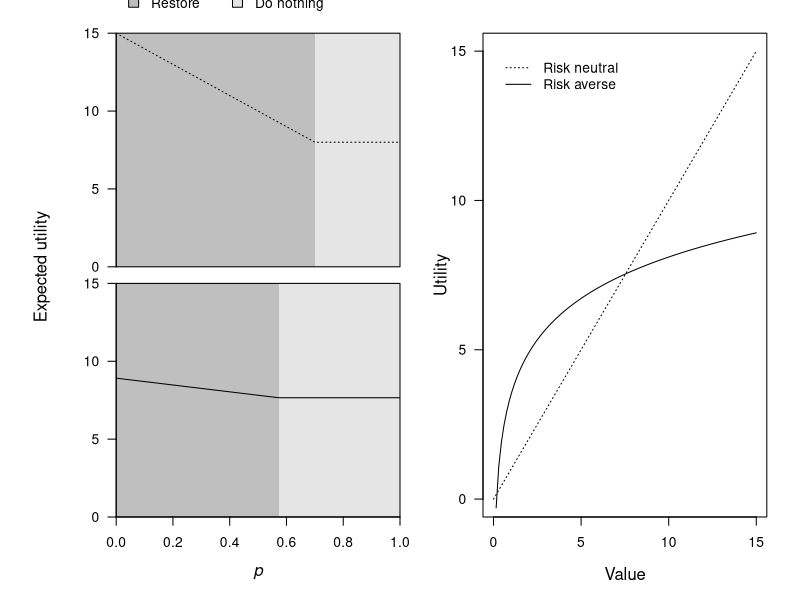
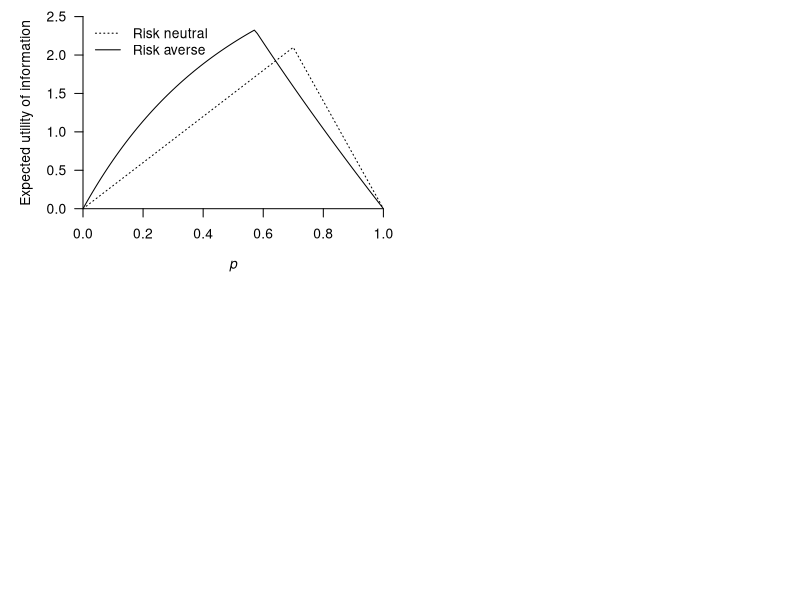

Generate these figures, in order, with R:
## ---- chunk 1
knitr::opts_chunk$set(
  cache = TRUE, echo = FALSE, message = FALSE, warning = FALSE, results = "hide"
)
## ---- chunk 2
n  = 10
n1 = 8 
b = matrix(c(n1, 5, n1, 15), 2)
## ---- chunk 3
f = function(p) {
  b[1, 1] * p + b[1, 2] * (1 - p) - b[2, 1] * p + b[2, 2] * (p - 1)
}
p_crit = uniroot(f, 0:1)$root
## ---- chunk 4
#u = function(x) ifelse(x < n1, x, n1 + (x - n1) / 2)
u = function(x) 3.5 + 2 * log(x)

ev = function (p) {
  leave   = b[1, 1] * p +  b[1, 2] * (1 - p)
  restore = b[2, 1] * p +  b[2, 2] * (1 - p)
  pmax(leave, restore)
}

ev_ra = function (p) {
  b = u(b)
  leave   = b[1, 1] * p +  b[1, 2] * (1 - p)
  restore = b[2, 1] * p +  b[2, 2] * (1 - p)
  pmax(leave, restore)
}

p_crit2 = (u(n1) - u(b[2, 2])) / (u(b[2, 1]) - u(b[2, 2]))

local({
  par(mar = c(0, 1, 0, 1), oma = c(5, 3, 1, 1))
  layout(matrix(c(1, 2, 3, 3), 2))

  par(mar = c(0, 4, 1, 1))
  plot.new()
  plot.window(xlim = 0:1, ylim = c(0, 15), yaxs = "i", xaxs = "i")
  polygon(c(0, 0,  p_crit,  p_crit), c(0, 15, 15, 0), col = "grey75", border = NA)
  polygon(c( p_crit,  p_crit, 1, 1), c(0, 15, 15, 0), col = "grey90", border = NA)
  curve(ev, 0, 1, add = TRUE, lty = 3)
  axis(2, seq(0, 15, 5), las = 1)
  legend(0, 18, legend = c("Restore", "Do nothing"),
         fill = c("grey75", "grey90"), bty = "n", xpd = NA, horiz = TRUE)
  box()

  plot.new()
  plot.window(xlim = 0:1, ylim = c(0, 15), yaxs = "i", xaxs = "i")
  polygon(c(0, 0, p_crit2, p_crit2), c(0, 15, 15, 0), col = "grey75", border = NA)
  polygon(c(p_crit2, p_crit2, 1, 1), c(0, 15, 15, 0), col = "grey90", border = NA)
  curve(ev_ra, 0, 1, add = TRUE)
  axis(2, seq(0, 15, 5), las = 1)
  mtext("Expected utility", 2, 0, outer = TRUE, xpd = NA)
  axis(1)
  mtext(expression(italic(p)), 1, 3)
  box()

  curve(I, 0, 15, las = 1, lty = 3, xlab = "", ylab = "")
  curve(u, add = TRUE)
  legend(0, 15, c("Risk neutral", "Risk averse"), lty = c(3, 1), bty = "n")
  mtext("Value", 1, 3)
  mtext("Utility", 2, 2)
})
## ---- chunk 5
evpi = function (p) {
  b  = matrix(c(8, 5, 8, 15), 2)
  leave   = b[1, 1] * p +  b[1, 2] * (1 - p)
  restore = b[2, 1] * p +  b[2, 2] * (1 - p)
  evwoi   = pmax(leave, restore)

  evwpi   = b[1, 1] * p + b[2, 2] * (1 - p)
  evwpi - evwoi
}

eupi = function(p) {
 sapply(p,
   function(p) {
     if (p <= (u(8) - u(15)) / (u(5) - u(15))) {
       f = function(x) {
           (p * u(8 - x) + (1 - p) * u(15 - x)) -
           (p * u(5) + (1 - p) * u(15))
       }
     } else {
       f = function(x) {
           (p * u(8 - x) + (1 - p) * u(15 - x)) -
           u(8)
       }
     }
     uniroot(f, c(0, 8))$root
   }
 )
}

par(mar = c(5, 5, 1, 1), oma = c(1, 0, 0, 0))
curve(evpi, 0, 1, las = 1, yaxs = "i", xaxs = "i", bty = "n", ylim = c(0, 2.5),
      xlab = expression(italic(p)), ylab = "Expected utility of information", lty = 3)
curve(eupi, 0.001, 1, add = TRUE)
legend(0, 2.5, c("Risk neutral", "Risk averse"), lty = c(3, 1), bty = "n")
